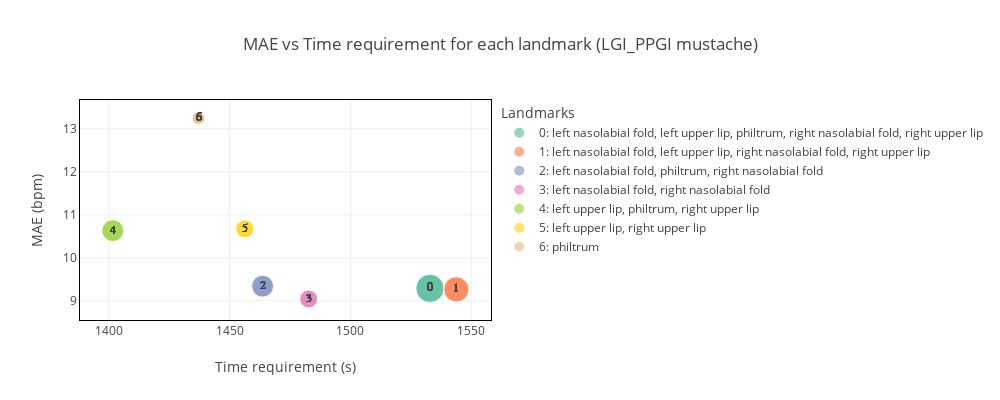

Here is the notebook cell this chart was saved with:
### Markdown cell above
### Mustache

### Code cell
roi = 'mustache'
df = pd.read_hdf(f'../results/test_landmarks/h5/{dataset_name}/{dataset_name}_landmarks_in_roi.h5', key='df')\
        .query(f'ROI == "{roi}"')
df = pd.concat([df, df_each.query(f'ROI == "{roi}"')]).reset_index(drop=True)    
metric = 'MAE'

df, rankings = get_rankings_roi(df, dataset_name, metric)
fig, axs = plt.subplots(2,2,figsize=(15,6))
fig, axs = plot_bar_roi(df, rankings, roi, dataset_name, ncol=2, fig=fig, axs=axs)
plt.show()

fig, axs = plt.subplots(2,2,figsize=(12,5))
fig, axs = plot_box_roi(df, rankings, roi, dataset_name, ncol=1, fig=fig, axs=axs)
plt.show()

df1, fig = plot_bubble_roi(df, metric, dataset_name, roi, size=[1000,400])
fig.show()

# print the worst video landmarks combination
df.sort_values('MAE',ascending=False).groupby('video').head(1)[['method','dataset','videoFilename','landmarks','MAE','RMSE','PCC','video','score']]

### Figure 1 — Plotly figure (JSON) as saved in the notebook; plotly's stock layout.template omitted (floating-point values rounded to 4 significant figures)
{"data": [{"customdata": [["0: left nasolabial fold, left upper lip, philtrum, right nasolabial fold, right upper lip"], ["0: left nasolabial fold, left upper lip, philtrum, right nasolabial fold, right upper lip"], ["0: left nasolabial fold, left upper lip, philtrum, right nasolabial fold, right upper lip"], ["0: left nasolabial fold, left upper lip, philtrum, right nasolabial fold, right upper lip"], ["0: left nasolabial fold, left upper lip, philtrum, right nasolabial fold, right upper lip"], ["0: left nasolabial fold, left upper lip, philtrum, right nasolabial fold, right upper lip"], ["0: left nasolabial fold, left upper lip, philtrum, right nasolabial fold, right upper lip"], ["0: left nasolabial fold, left upper lip, philtrum, right nasolabial fold, right upper lip"], ["0: left nasolabial fold, left upper lip, philtrum, right nasolabial fold, right upper lip"], ["0: left nasolabial fold, left upper lip, philtrum, right nasolabial fold, right upper lip"], ["0: left nasolabial fold, left upper lip, philtrum, right nasolabial fold, right upper lip"], ["0: left nasolabial fold, left upper lip, philtrum, right nasolabial fold, right upper lip"], ["0: left nasolabial fold, left upper lip, philtrum, right nasolabial fold, right upper lip"], ["0: left nasolabial fold, left upper lip, philtrum, right nasolabial fold, right upper lip"], ["0: left nasolabial fold, left upper lip, philtrum, right nasolabial fold, right upper lip"], ["0: left nasolabial fold, left upper lip, philtrum, right nasolabial fold, right upper lip"], ["0: left nasolabial fold, left upper lip, philtrum, right nasolabial fold, right upper lip"], ["0: left nasolabial fold, left upper lip, philtrum, right nasolabial fold, right upper lip"], ["0: left nasolabial fold, left upper lip, philtrum, right nasolabial fold, right upper lip"], ["0: left nasolabial fold, left upper lip, philtrum, right nasolabial fold, right upper lip"], ["0: left nasolabial fold, left upper lip, philtrum, right nasolabial fold, right upper lip"], ["0: left nasolabial fold, left upper lip, philtrum, right nasolabial fold, right upper lip"]], "hovertemplate": "Landmarks=%{customdata[0]}<br>Time requirement (s)=%{x}<br>MAE (bpm)=%{y}<br>Number of landmarks=%{marker.size}<br>landmarks_id=%{text}<extra></extra>", "legendgroup": "0: left nasolabial fold, left upper lip, philtrum, right nasolabial fold, right upper lip", "marker": {"color": "rgb(102,194,165)", "size": [5, 5, 5, 5, 5, 5, 5, 5, 5, 5, 5, 5, 5, 5, 5, 5, 5, 5, 5, 5, 5, 5], "sizemode": "area", "sizeref": 0.0125, "symbol": "circle"}, "mode": "markers+text", "name": "0: left nasolabial fold, left upper lip, philtrum, right nasolabial fold, right upper lip", "orientation": "v", "showlegend": true, "text": [0, 0, 0, 0, 0, 0, 0, 0, 0, 0, 0, 0, 0, 0, 0, 0, 0, 0, 0, 0, 0, 0], "textfont": {"family": "Courier New", "size": 12}, "textposition": "middle center", "type": "scatter", "x": [1533.0, 1533.0, 1533.0, 1533.0, 1533.0, 1533.0, 1533.0, 1533.0, 1533.0, 1533.0, 1533.0, 1533.0, 1533.0, 1533.0, 1533.0, 1533.0, 1533.0, 1533.0, 1533.0, 1533.0, 1533.0, 1533.0], "xaxis": "x", "y": [9.289, 9.289, 9.289, 9.289, 9.289, 9.289, 9.289, 9.289, 9.289, 9.289, 9.289, 9.289, 9.289, 9.289, 9.289, 9.289, 9.289, 9.289, 9.289, 9.289, 9.289, 9.289], "yaxis": "y"}, {"customdata": [["1: left nasolabial fold, left upper lip, right nasolabial fold, right upper lip"], ["1: left nasolabial fold, left upper lip, right nasolabial fold, right upper lip"], ["1: left nasolabial fold, left upper lip, right nasolabial fold, right upper lip"], ["1: left nasolabial fold, left upper lip, right nasolabial fold, right upper lip"], ["1: left nasolabial fold, left upper lip, right nasolabial fold, right upper lip"], ["1: left nasolabial fold, left upper lip, right nasolabial fold, right upper lip"], ["1: left nasolabial fold, left upper lip, right nasolabial fold, right upper lip"], ["1: left nasolabial fold, left upper lip, right nasolabial fold, right upper lip"], ["1: left nasolabial fold, left upper lip, right nasolabial fold, right upper lip"], ["1: left nasolabial fold, left upper lip, right nasolabial fold, right upper lip"], ["1: left nasolabial fold, left upper lip, right nasolabial fold, right upper lip"], ["1: left nasolabial fold, left upper lip, right nasolabial fold, right upper lip"], ["1: left nasolabial fold, left upper lip, right nasolabial fold, right upper lip"], ["1: left nasolabial fold, left upper lip, right nasolabial fold, right upper lip"], ["1: left nasolabial fold, left upper lip, right nasolabial fold, right upper lip"], ["1: left nasolabial fold, left upper lip, right nasolabial fold, right upper lip"], ["1: left nasolabial fold, left upper lip, right nasolabial fold, right upper lip"], ["1: left nasolabial fold, left upper lip, right nasolabial fold, right upper lip"], ["1: left nasolabial fold, left upper lip, right nasolabial fold, right upper lip"], ["1: left nasolabial fold, left upper lip, right nasolabial fold, right upper lip"], ["1: left nasolabial fold, left upper lip, right nasolabial fold, right upper lip"], ["1: left nasolabial fold, left upper lip, right nasolabial fold, right upper lip"]], "hovertemplate": "Landmarks=%{customdata[0]}<br>Time requirement (s)=%{x}<br>MAE (bpm)=%{y}<br>Number of landmarks=%{marker.size}<br>landmarks_id=%{text}<extra></extra>", "legendgroup": "1: left nasolabial fold, left upper lip, right nasolabial fold, right upper lip", "marker": {"color": "rgb(252,141,98)", "size": [4, 4, 4, 4, 4, 4, 4, 4, 4, 4, 4, 4, 4, 4, 4, 4, 4, 4, 4, 4, 4, 4], "sizemode": "area", "sizeref": 0.0125, "symbol": "circle"}, "mode": "markers+text", "name": "1: left nasolabial fold, left upper lip, right nasolabial fold, right upper lip", "orientation": "v", "showlegend": true, "text": [1, 1, 1, 1, 1, 1, 1, 1, 1, 1, 1, 1, 1, 1, 1, 1, 1, 1, 1, 1, 1, 1], "textfont": {"family": "Courier New", "size": 12}, "textposition": "middle center", "type": "scatter", "x": [1544.0, 1544.0, 1544.0, 1544.0, 1544.0, 1544.0, 1544.0, 1544.0, 1544.0, 1544.0, 1544.0, 1544.0, 1544.0, 1544.0, 1544.0, 1544.0, 1544.0, 1544.0, 1544.0, 1544.0, 1544.0, 1544.0], "xaxis": "x", "y": [9.266, 9.266, 9.266, 9.266, 9.266, 9.266, 9.266, 9.266, 9.266, 9.266, 9.266, 9.266, 9.266, 9.266, 9.266, 9.266, 9.266, 9.266, 9.266, 9.266, 9.266, 9.266], "yaxis": "y"}, {"customdata": [["2: left nasolabial fold, philtrum, right nasolabial fold"], ["2: left nasolabial fold, philtrum, right nasolabial fold"], ["2: left nasolabial fold, philtrum, right nasolabial fold"], ["2: left nasolabial fold, philtrum, right nasolabial fold"], ["2: left nasolabial fold, philtrum, right nasolabial fold"], ["2: left nasolabial fold, philtrum, right nasolabial fold"], ["2: left nasolabial fold, philtrum, right nasolabial fold"], ["2: left nasolabial fold, philtrum, right nasolabial fold"], ["2: left nasolabial fold, philtrum, right nasolabial fold"], ["2: left nasolabial fold, philtrum, right nasolabial fold"], ["2: left nasolabial fold, philtrum, right nasolabial fold"], ["2: left nasolabial fold, philtrum, right nasolabial fold"], ["2: left nasolabial fold, philtrum, right nasolabial fold"], ["2: left nasolabial fold, philtrum, right nasolabial fold"], ["2: left nasolabial fold, philtrum, right nasolabial fold"], ["2: left nasolabial fold, philtrum, right nasolabial fold"], ["2: left nasolabial fold, philtrum, right nasolabial fold"], ["2: left nasolabial fold, philtrum, right nasolabial fold"], ["2: left nasolabial fold, philtrum, right nasolabial fold"], ["2: left nasolabial fold, philtrum, right nasolabial fold"], ["2: left nasolabial fold, philtrum, right nasolabial fold"], ["2: left nasolabial fold, philtrum, right nasolabial fold"]], "hovertemplate": "Landmarks=%{customdata[0]}<br>Time requirement (s)=%{x}<br>MAE (bpm)=%{y}<br>Number of landmarks=%{marker.size}<br>landmarks_id=%{text}<extra></extra>", "legendgroup": "2: left nasolabial fold, philtrum, right nasolabial fold", "marker": {"color": "rgb(141,160,203)", "size": [3, 3, 3, 3, 3, 3, 3, 3, 3, 3, 3, 3, 3, 3, 3, 3, 3, 3, 3, 3, 3, 3], "sizemode": "area", "sizeref": 0.0125, "symbol": "circle"}, "mode": "markers+text", "name": "2: left nasolabial fold, philtrum, right nasolabial fold", "orientation": "v", "showlegend": true, "text": [2, 2, 2, 2, 2, 2, 2, 2, 2, 2, 2, 2, 2, 2, 2, 2, 2, 2, 2, 2, 2, 2], "textfont": {"family": "Courier New", "size": 12}, "textposition": "middle center", "type": "scatter", "x": [1464.0, 1464.0, 1464.0, 1464.0, 1464.0, 1464.0, 1464.0, 1464.0, 1464.0, 1464.0, 1464.0, 1464.0, 1464.0, 1464.0, 1464.0, 1464.0, 1464.0, 1464.0, 1464.0, 1464.0, 1464.0, 1464.0], "xaxis": "x", "y": [9.341, 9.341, 9.341, 9.341, 9.341, 9.341, 9.341, 9.341, 9.341, 9.341, 9.341, 9.341, 9.341, 9.341, 9.341, 9.341, 9.341, 9.341, 9.341, 9.341, 9.341, 9.341], "yaxis": "y"}, {"customdata": [["3: left nasolabial fold, right nasolabial fold"], ["3: left nasolabial fold, right nasolabial fold"], ["3: left nasolabial fold, right nasolabial fold"], ["3: left nasolabial fold, right nasolabial fold"], ["3: left nasolabial fold, right nasolabial fold"], ["3: left nasolabial fold, right nasolabial fold"], ["3: left nasolabial fold, right nasolabial fold"], ["3: left nasolabial fold, right nasolabial fold"], ["3: left nasolabial fold, right nasolabial fold"], ["3: left nasolabial fold, right nasolabial fold"], ["3: left nasolabial fold, right nasolabial fold"], ["3: left nasolabial fold, right nasolabial fold"], ["3: left nasolabial fold, right nasolabial fold"], ["3: left nasolabial fold, right nasolabial fold"], ["3: left nasolabial fold, right nasolabial fold"], ["3: left nasolabial fold, right nasolabial fold"], ["3: left nasolabial fold, right nasolabial fold"], ["3: left nasolabial fold, right nasolabial fold"], ["3: left nasolabial fold, right nasolabial fold"], ["3: left nasolabial fold, right nasolabial fold"], ["3: left nasolabial fold, right nasolabial fold"], ["3: left nasolabial fold, right nasolabial fold"]], "hovertemplate": "Landmarks=%{customdata[0]}<br>Time requirement (s)=%{x}<br>MAE (bpm)=%{y}<br>Number of landmarks=%{marker.size}<br>landmarks_id=%{text}<extra></extra>", "legendgroup": "3: left nasolabial fold, right nasolabial fold", "marker": {"color": "rgb(231,138,195)", "size": [2, 2, 2, 2, 2, 2, 2, 2, 2, 2, 2, 2, 2, 2, 2, 2, 2, 2, 2, 2, 2, 2], "sizemode": "area", "sizeref": 0.0125, "symbol": "circle"}, "mode": "markers+text", "name": "3: left nasolabial fold, right nasolabial fold", "orientation": "v", "showlegend": true, "text": [3, 3, 3, 3, 3, 3, 3, 3, 3, 3, 3, 3, 3, 3, 3, 3, 3, 3, 3, 3, 3, 3], "textfont": {"family": "Courier New", "size": 12}, "textposition": "middle center", "type": "scatter", "x": [1483.0, 1483.0, 1483.0, 1483.0, 1483.0, 1483.0, 1483.0, 1483.0, 1483.0, 1483.0, 1483.0, 1483.0, 1483.0, 1483.0, 1483.0, 1483.0, 1483.0, 1483.0, 1483.0, 1483.0, 1483.0, 1483.0], "xaxis": "x", "y": [9.043, 9.043, 9.043, 9.043, 9.043, 9.043, 9.043, 9.043, 9.043, 9.043, 9.043, 9.043, 9.043, 9.043, 9.043, 9.043, 9.043, 9.043, 9.043, 9.043, 9.043, 9.043], "yaxis": "y"}, {"customdata": [["4: left upper lip, philtrum, right upper lip"], ["4: left upper lip, philtrum, right upper lip"], ["4: left upper lip, philtrum, right upper lip"], ["4: left upper lip, philtrum, right upper lip"], ["4: left upper lip, philtrum, right upper lip"], ["4: left upper lip, philtrum, right upper lip"], ["4: left upper lip, philtrum, right upper lip"], ["4: left upper lip, philtrum, right upper lip"], ["4: left upper lip, philtrum, right upper lip"], ["4: left upper lip, philtrum, right upper lip"], ["4: left upper lip, philtrum, right upper lip"], ["4: left upper lip, philtrum, right upper lip"], ["4: left upper lip, philtrum, right upper lip"], ["4: left upper lip, philtrum, right upper lip"], ["4: left upper lip, philtrum, right upper lip"], ["4: left upper lip, philtrum, right upper lip"], ["4: left upper lip, philtrum, right upper lip"], ["4: left upper lip, philtrum, right upper lip"], ["4: left upper lip, philtrum, right upper lip"], ["4: left upper lip, philtrum, right upper lip"], ["4: left upper lip, philtrum, right upper lip"], ["4: left upper lip, philtrum, right upper lip"]], "hovertemplate": "Landmarks=%{customdata[0]}<br>Time requirement (s)=%{x}<br>MAE (bpm)=%{y}<br>Number of landmarks=%{marker.size}<br>landmarks_id=%{text}<extra></extra>", "legendgroup": "4: left upper lip, philtrum, right upper lip", "marker": {"color": "rgb(166,216,84)", "size": [3, 3, 3, 3, 3, 3, 3, 3, 3, 3, 3, 3, 3, 3, 3, 3, 3, 3, 3, 3, 3, 3], "sizemode": "area", "sizeref": 0.0125, "symbol": "circle"}, "mode": "markers+text", "name": "4: left upper lip, philtrum, right upper lip", "orientation": "v", "showlegend": true, "text": [4, 4, 4, 4, 4, 4, 4, 4, 4, 4, 4, 4, 4, 4, 4, 4, 4, 4, 4, 4, 4, 4], "textfont": {"family": "Courier New", "size": 12}, "textposition": "middle center", "type": "scatter", "x": [1402.0, 1402.0, 1402.0, 1402.0, 1402.0, 1402.0, 1402.0, 1402.0, 1402.0, 1402.0, 1402.0, 1402.0, 1402.0, 1402.0, 1402.0, 1402.0, 1402.0, 1402.0, 1402.0, 1402.0, 1402.0, 1402.0], "xaxis": "x", "y": [10.63, 10.63, 10.63, 10.63, 10.63, 10.63, 10.63, 10.63, 10.63, 10.63, 10.63, 10.63, 10.63, 10.63, 10.63, 10.63, 10.63, 10.63, 10.63, 10.63, 10.63, 10.63], "yaxis": "y"}, {"customdata": [["5: left upper lip, right upper lip"], ["5: left upper lip, right upper lip"], ["5: left upper lip, right upper lip"], ["5: left upper lip, right upper lip"], ["5: left upper lip, right upper lip"], ["5: left upper lip, right upper lip"], ["5: left upper lip, right upper lip"], ["5: left upper lip, right upper lip"], ["5: left upper lip, right upper lip"], ["5: left upper lip, right upper lip"], ["5: left upper lip, right upper lip"], ["5: left upper lip, right upper lip"], ["5: left upper lip, right upper lip"], ["5: left upper lip, right upper lip"], ["5: left upper lip, right upper lip"], ["5: left upper lip, right upper lip"], ["5: left upper lip, right upper lip"], ["5: left upper lip, right upper lip"], ["5: left upper lip, right upper lip"], ["5: left upper lip, right upper lip"], ["5: left upper lip, right upper lip"], ["5: left upper lip, right upper lip"]], "hovertemplate": "Landmarks=%{customdata[0]}<br>Time requirement (s)=%{x}<br>MAE (bpm)=%{y}<br>Number of landmarks=%{marker.size}<br>landmarks_id=%{text}<extra></extra>", "legendgroup": "5: left upper lip, right upper lip", "marker": {"color": "rgb(255,217,47)", "size": [2, 2, 2, 2, 2, 2, 2, 2, 2, 2, 2, 2, 2, 2, 2, 2, 2, 2, 2, 2, 2, 2], "sizemode": "area", "sizeref": 0.0125, "symbol": "circle"}, "mode": "markers+text", "name": "5: left upper lip, right upper lip", "orientation": "v", "showlegend": true, "text": [5, 5, 5, 5, 5, 5, 5, 5, 5, 5, 5, 5, 5, 5, 5, 5, 5, 5, 5, 5, 5, 5], "textfont": {"family": "Courier New", "size": 12}, "textposition": "middle center", "type": "scatter", "x": [1456.0, 1456.0, 1456.0, 1456.0, 1456.0, 1456.0, 1456.0, 1456.0, 1456.0, 1456.0, 1456.0, 1456.0, 1456.0, 1456.0, 1456.0, 1456.0, 1456.0, 1456.0, 1456.0, 1456.0, 1456.0, 1456.0], "xaxis": "x", "y": [10.67, 10.67, 10.67, 10.67, 10.67, 10.67, 10.67, 10.67, 10.67, 10.67, 10.67, 10.67, 10.67, 10.67, 10.67, 10.67, 10.67, 10.67, 10.67, 10.67, 10.67, 10.67], "yaxis": "y"}, {"customdata": [["6: philtrum"], ["6: philtrum"], ["6: philtrum"], ["6: philtrum"], ["6: philtrum"], ["6: philtrum"], ["6: philtrum"], ["6: philtrum"], ["6: philtrum"], ["6: philtrum"], ["6: philtrum"], ["6: philtrum"], ["6: philtrum"], ["6: philtrum"], ["6: philtrum"], ["6: philtrum"], ["6: philtrum"], ["6: philtrum"], ["6: philtrum"], ["6: philtrum"], ["6: philtrum"], ["6: philtrum"]], "hovertemplate": "Landmarks=%{customdata[0]}<br>Time requirement (s)=%{x}<br>MAE (bpm)=%{y}<br>Number of landmarks=%{marker.size}<br>landmarks_id=%{text}<extra></extra>", "legendgroup": "6: philtrum", "marker": {"color": "rgb(229,196,148)", "size": [1, 1, 1, 1, 1, 1, 1, 1, 1, 1, 1, 1, 1, 1, 1, 1, 1, 1, 1, 1, 1, 1], "sizemode": "area", "sizeref": 0.0125, "symbol": "circle"}, "mode": "markers+text", "name": "6: philtrum", "orientation": "v", "showlegend": true, "text": [6, 6, 6, 6, 6, 6, 6, 6, 6, 6, 6, 6, 6, 6, 6, 6, 6, 6, 6, 6, 6, 6], "textfont": {"family": "Courier New", "size": 12}, "textposition": "middle center", "type": "scatter", "x": [1437.0, 1437.0, 1437.0, 1437.0, 1437.0, 1437.0, 1437.0, 1437.0, 1437.0, 1437.0, 1437.0, 1437.0, 1437.0, 1437.0, 1437.0, 1437.0, 1437.0, 1437.0, 1437.0, 1437.0, 1437.0, 1437.0], "xaxis": "x", "y": [13.25, 13.25, 13.25, 13.25, 13.25, 13.25, 13.25, 13.25, 13.25, 13.25, 13.25, 13.25, 13.25, 13.25, 13.25, 13.25, 13.25, 13.25, 13.25, 13.25, 13.25, 13.25], "yaxis": "y"}], "layout": {"height": 400, "legend": {"itemsizing": "constant", "title": {"text": "Landmarks"}, "tracegroupgap": 0}, "title": {"text": "MAE vs Time requirement for each landmark (LGI_PPGI mustache)"}, "width": 1000, "xaxis": {"anchor": "y", "domain": [0, 1], "linecolor": "black", "mirror": true, "showline": true, "title": {"text": "Time requirement (s)"}}, "yaxis": {"anchor": "x", "domain": [0, 1], "linecolor": "black", "mirror": true, "showline": true, "title": {"text": "MAE (bpm)"}}}}
